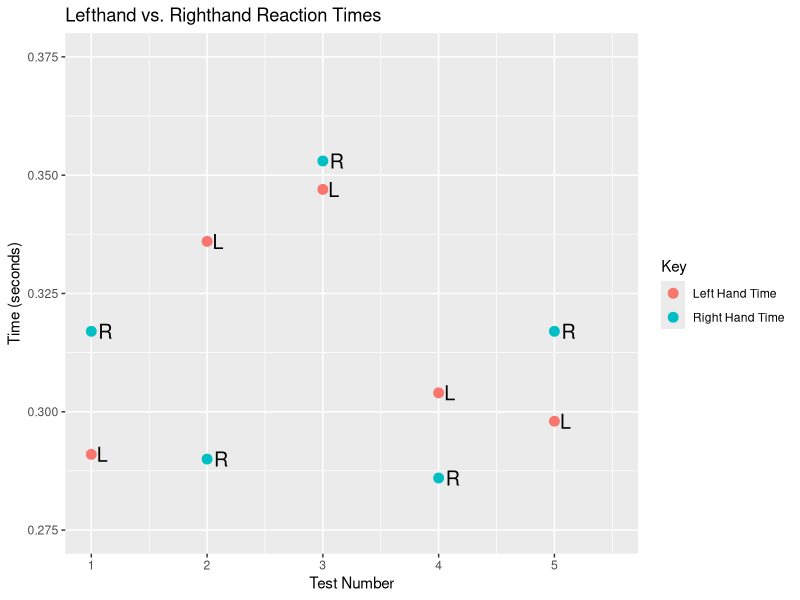

The R script that drew this image:
require(tidyverse)


test_num <- c(1, 2, 3, 4, 5)
time_left <- c(.291, .336, .347, .304, .298)
time_right <- c(.317, .29, .353, .286, .317)

df <- data.frame(TestNumber = test_num, LefthandTime = time_left,
                 RighthandTime = time_right)

df %>%
  ggplot() +
  geom_point(aes(x = TestNumber, y = LefthandTime,
                 color = "Left Hand Time"), size = 3) +
  geom_text(aes(x = TestNumber, y = LefthandTime,
                label = "L"), size = 5, hjust = -.5) +
  geom_point(aes(x = TestNumber, y = RighthandTime,
                 color = "Right Hand Time"), size = 3) +
  geom_text(aes(x = TestNumber, y = RighthandTime,
                label = "R", hjust = -.5), size = 5) +
  labs(title = "Lefthand vs. Righthand Reaction Times",
       x = "Test Number", y = "Time (seconds)", colour = "Key") +
  xlim(1,5.5) +
  ylim(.275,.375)

